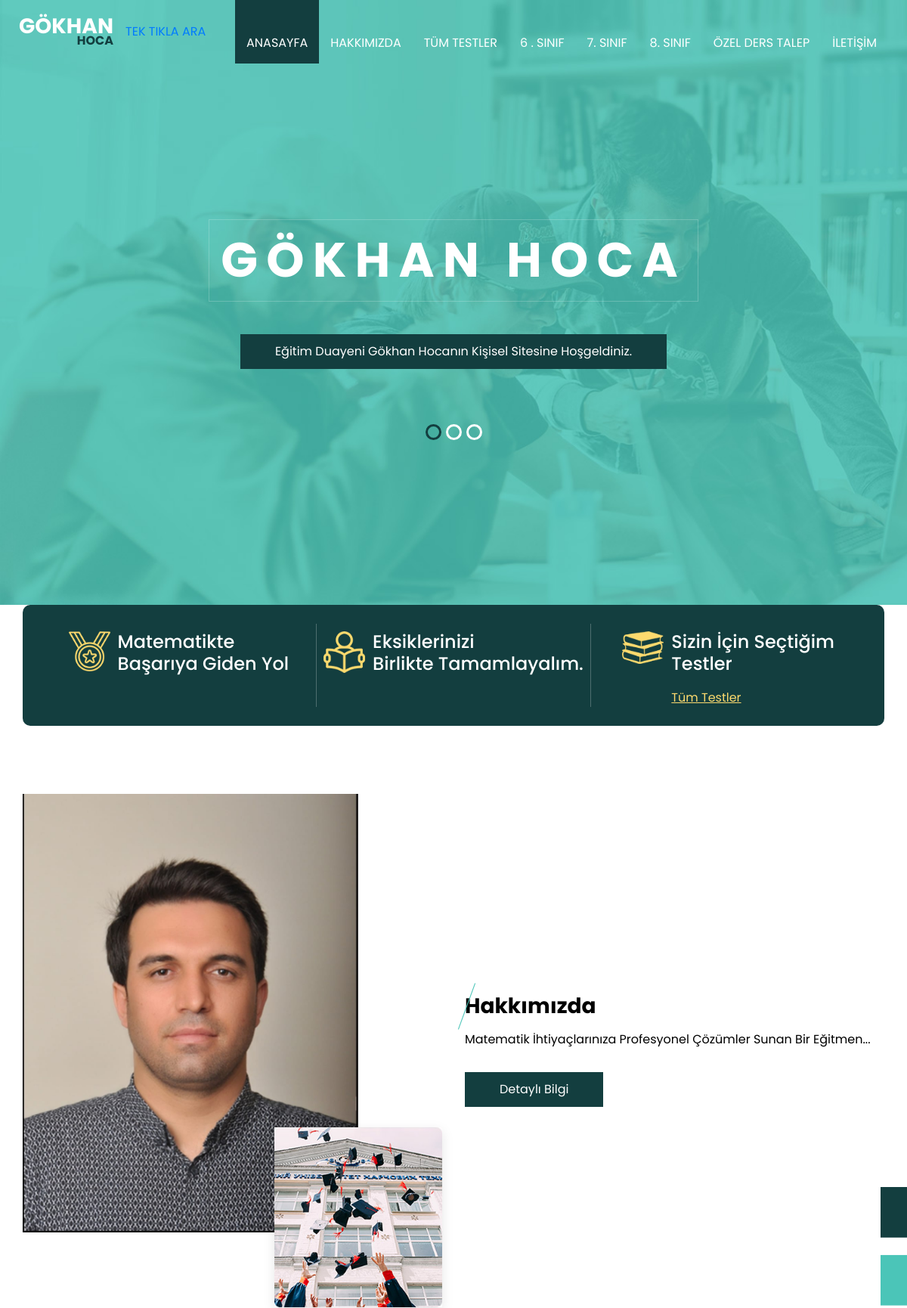
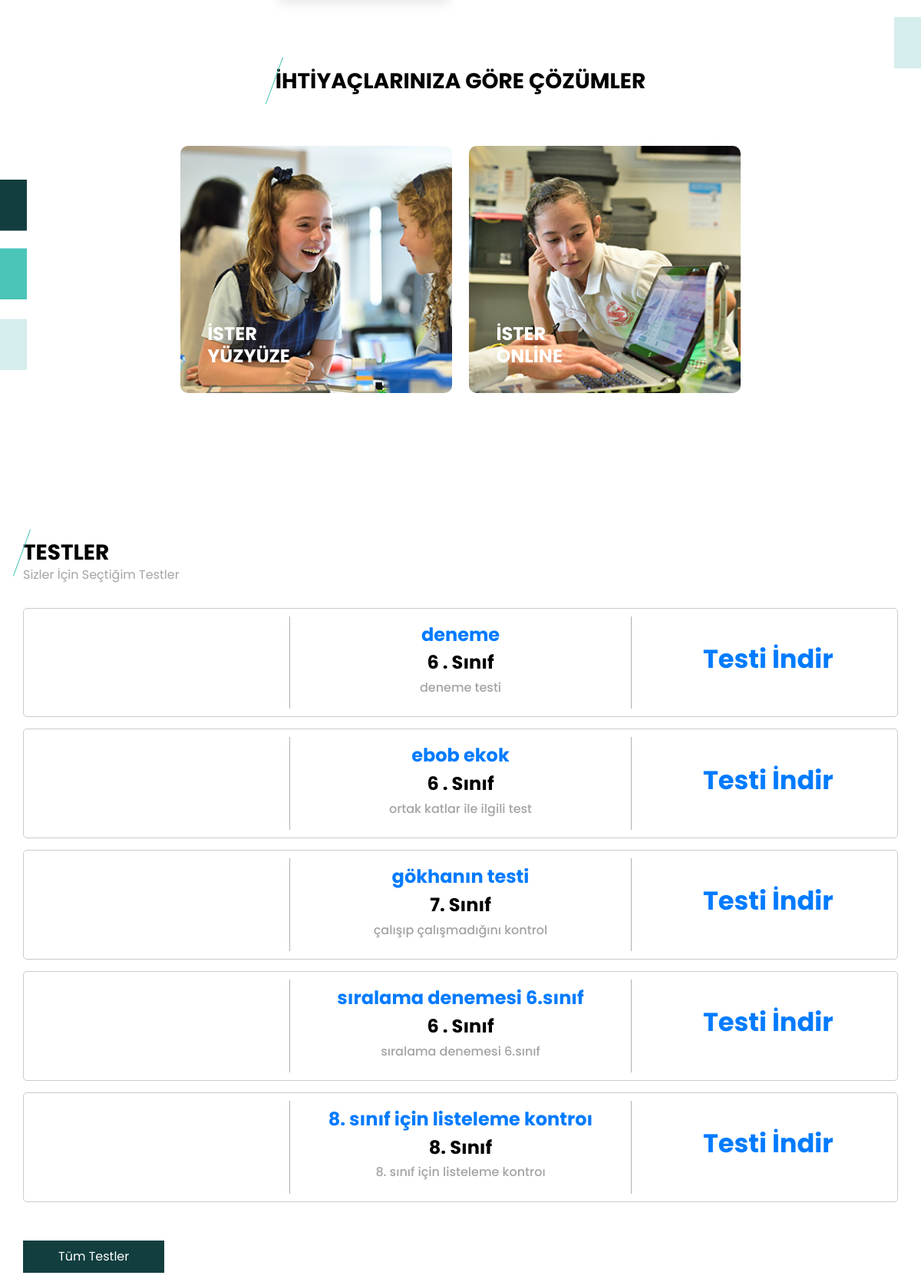
The page / (upper part) on the database its author committed (2 pictures, top to bottom).
### pages/models.py (models this page shows, shortened)
class Category(models.Model):
    name = models.CharField(max_length=450, null=True)
    slug = models.SlugField(max_length=50, unique=True, null=True)
    def __str__(self):
        return self.name
    class Meta:
        verbose_name= 'Sınıf'
        verbose_name_plural= 'Sınıflar'

class Test(models.Model) :
    name = models.CharField(max_length=450, verbose_name="TESTİN adı")
    tittle = models.CharField(max_length=450,verbose_name="TESTİN başlığı")
    category = models.ForeignKey(Category, null=False, on_delete=models.DO_NOTHING, verbose_name="TESTİN sınıfı")
    description = models.CharField( max_length=450, verbose_name="TESTİN açıklaması")
    upload = models.FileField(upload_to='uploads/', verbose_name="TEST" )
    image = models.ImageField(upload_to= 'images/', default="images/deafult.gif" , verbose_name="TESTİN görseli")
    class Meta:
        verbose_name= 'Test'
        verbose_name_plural= 'Testler'

### pages/views.py (the view)
# urls.py: path('', IndexView.as_view(), name="index"),
class IndexView(TemplateView):
    template_name = 'index.html'
    tests = Test.objects.all()
    categories = Category.objects.all()
    def get_context_data(self, **kwargs):
            context = super().get_context_data(**kwargs)
            context['tests'] = Test.objects.all()
            context['categories'] = Category.objects.all()
            return context

### templates/index.html (shortened to what this page needs)
{% load static %}
<!DOCTYPE html>
<html>
<head>
  <link rel="stylesheet" type="text/css" href="{% static 'css/bootstrap.css' %}" />
  <link href="{% static 'css/style.css' %}" rel="stylesheet" />
  <link href="{% static 'css/responsive.css' %}" rel="stylesheet" />
</head>
<body>
  <div class="hero_area">
    <header class="header_section">
      <div class="container-fluid">
        <nav class="navbar navbar-expand-lg custom_nav-container ">
          <a class="navbar-brand" href="{% url 'index' %} ">
            <h3>
              GÖKHAN
            </h3>
            <span> HOCA</span>
          </a>
          <span>
            <a href="tel:+905444030453">TEK TIKLA ARA</a>
          </span>
          <div class="collapse navbar-collapse ml-auto" id="navbarSupportedContent">
            <ul class="navbar-nav  ml-auto">
              <li class="nav-item active">
                <a class="nav-link" href="{% url 'index' %}">ANASAYFA <span class="sr-only">(current)</span></a>
              </li>
              <li class="nav-item">
                <a class="nav-link" href="{% url 'about' %}"> HAKKIMIZDA </a>
              </li>
              <li class="nav-item">
                <a class="nav-link" href="{% url 'tests' %}"> Tüm Testler </a>
              </li>
              {% for category in categories %}
              <li class="nav-item">
                <a class="nav-link" href="{% url 'tests_by_category' category.slug %}">{{category.name}} </a>
              </li>
              {% endfor %}
              <li class="nav-item">
                <a class="nav-link" <a href="https://wa.me/+905444030453" target="_blank" rel="noopener noreferrer">
                  ÖZEL DERS TALEP
               </a>
              </li>
              <li class="nav-item">
                <a class="nav-link" <a href="https://wa.me/+905444030453" target="_blank" rel="noopener noreferrer">
                  İLETİŞİM
               </a>
              </li>
            </ul>
          </div>
        </nav>
      </div>
    </header>
    <section class=" slider_section position-relative">
      <div id="carouselExampleIndicators" class="carousel slide" data-ride="carousel">
        <ol class="carousel-indicators">
          <li data-target="#carouselExampleIndicators" data-slide-to="0" class="active"></li>
          <li data-target="#carouselExampleIndicators" data-slide-to="1"></li>
          <li data-target="#carouselExampleIndicators" data-slide-to="2"></li>
        </ol>
        <div class="carousel-inner">
          <div class="carousel-item active">
            <div class="container">
              <div class="row">
                <div class="col">
                  <div class="detail-box">
                    <div>
                      <h1>
                        GÖKHAN HOCA
                      </h1>
                      <a href="">
                        Eğitim Duayeni Gökhan Hocanın Kişisel Sitesine Hoşgeldiniz.
                      </a>
                    </div>
                  </div>
                </div>
              </div>
            </div>
          </div>
        </div>
      </div>
    </section>
  </div>
  <section class="special_section">
    <div class="container">
      <div class="special_container">
        <div class="box b1">
          <div class="img-box">
            <img src="{% static 'images/award.png' %}" alt="" />
          </div>
          <div class="detail-box">
            <h4>
              Matematikte <br />
              Başarıya Giden Yol
            </h4>
          </div>
        </div>
        <div class="box b2">
          <div class="img-box">
            <img src="{% static 'images/study.png' %}" alt="" />
          </div>
          <div class="detail-box">
            <h4>
              Eksiklerinizi <br />
              Birlikte Tamamlayalım.
            </h4>
          </div>
        </div>
        <div class="box b3">
          <div class="img-box">
            <img src="{% static 'images/books-stack-of-three.png' %}" alt="" />
          </div>
          <div class="detail-box">
            <h4>
              Sizin İçin Seçtiğim <br />
              Testler
            </h4>
            <a href="{% url 'tests' %}">
              Tüm Testler
            </a>
          </div>
        </div>
      </div>
    </div>
  </section>
  <section class="about_section layout_padding">
    <div class="side_img">
      <img src="{% static 'images/side-img.png' %}" alt="" />
    </div>
    <div class="container">
      <div class="row">
        <div class="col-md-6">
          <div class="img_container">
            <div class="img-box b1">
              <img src="{% static 'images/gökhan sönmez.jpeg' %}" alt="" />
            </div>
            <div class="img-box b2">
              <img src="{% static 'images/a-2.jpg' %}" alt="" />
            </div>
          </div>
        </div>
        <div class="col-md-6">
          <div class="detail-box">
            <div class="heading_container">
              <h3>
               Hakkımızda
              </h3>
              <p>
                Matematik İhtiyaçlarınıza Profesyonel Çözümler Sunan Bir Eğitmen...
              </p>
              <a href="{% url 'about' %}">
                Detaylı Bilgi
              </a>
            </div>
          </div>
        </div>
      </div>
    </div>
  </section>
  <section class="course_section layout_padding-bottom">
    <div class="side_img">
      <img src="{% static 'images/side-img.png' %}" alt="" />
    </div>
    <div class="container">
      <div class="heading_container">
        <h3>
          İHTİYAÇLARINIZA GÖRE ÇÖZÜMLER
        </h3>
      </div>
      <div class="course_container">
        <div class="course_content">
          <div class="box">
            <img src="{% static 'images/c-1.jpg' %}" alt="" />
            <h5>
              İSTER <br />
              YÜZYÜZE
            </h5>
          </div>
          <div class="box">
            <img src="{% static 'images/c-5.jpg' %}" alt="" />
            <h5>
              İSTER <br>
              ONLİNE
            </h5>
        </div>
      </div>
    </div>
  </section>
  <section class="event_section layout_padding">
    <div class="container">
      <div class="heading_container">
        <h3>
          TESTLER
        </h3>
        <p>
          Sizler İçin Seçtiğim Testler
        </p>
      </div>
      {% for test in tests %}
      <div class="event_container">
        <div class="box">
          <div class="detail-box">
            <h4>
              <a  href="{{ test.upload.url }}" target="_new">{{test.name}}</a>
            </h4>
            <h4>{{test.category}}</h4>
            <h6>
              {{test.description}}
            </h6>
          </div>
          <div class="date-box">
            <h3>
              <span>
                <a href="{{test.upload.url}}">
                  Testi İndir
                </a>
              </span>
            </h3>
          </div>
        </div>
        {% endfor %}
      </div>
      <div class="btn-box">
        <a href="{% url 'tests' %}">
          Tüm Testler
        </a>
      </div>
    </div>
  </section>
</body>
</html>

### static/css/responsive.css (style rules this page uses)
@media (min-width: 1200px) { .container { max-width: 1170px; } }

### rows shown on the page
Category: name "6 . SINIF"
Category: name "7. SINIF"
Category: name "8. SINIF"
Test: name "deneme", category "6 . Sınıf", description "deneme testi"
Test: name "ebob ekok", category "6 . Sınıf", description "ortak katlar ile ilgili test"
Test: name "gökhanın testi", category "7. Sınıf", description "çalışıp çalışmadığını kontrol"
Test: name "sıralama denemesi 6.sınıf", category "6 . Sınıf", description "sıralama denemesi 6.sınıf"
Test: name "8. sınıf için listeleme kontroı", category "8. Sınıf", description "8. sınıf için listeleme kontroı"
